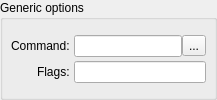
         <widget class="QGroupBox" name="generic_groupBox">
          <property name="sizePolicy">
           <sizepolicy hsizetype="Preferred" vsizetype="Maximum">
            <horstretch>0</horstretch>
            <verstretch>0</verstretch>
           </sizepolicy>
          </property>
          <property name="title">
           <string>Generic options</string>
          </property>
          <property name="expandable" stdset="0">
           <bool>true</bool>
          </property>
          <property name="xmlCategory" stdset="0">
           <string>generic</string>
          </property>
          <layout class="QFormLayout" name="generic_formLayout">
           <property name="labelAlignment">
            <set>Qt::AlignRight|Qt::AlignTrailing|Qt::AlignVCenter</set>
           </property>
           <property name="formAlignment">
            <set>Qt::AlignLeading|Qt::AlignLeft|Qt::AlignVCenter</set>
           </property>
           <property name="horizontalSpacing">
            <number>4</number>
           </property>
           <property name="verticalSpacing">
            <number>4</number>
           </property>
           <property name="leftMargin">
            <number>8</number>
           </property>
           <property name="topMargin">
            <number>8</number>
           </property>
           <property name="rightMargin">
            <number>8</number>
           </property>
           <property name="bottomMargin">
            <number>8</number>
           </property>
           <item row="0" column="0">
            <widget class="QLabel" name="command_label">
             <property name="text">
              <string>Command:</string>
             </property>
            </widget>
           </item>
           <item row="1" column="0">
            <widget class="QLabel" name="flags_label">
             <property name="text">
              <string>Flags:</string>
             </property>
            </widget>
           </item>
           <item row="0" column="1">
            <widget class="QFrame" name="command_frame">
             <property name="lineWidth">
              <number>0</number>
             </property>
             <layout class="QHBoxLayout" name="command_horizontalLayout">
              <property name="spacing">
               <number>0</number>
              </property>
              <property name="leftMargin">
               <number>0</number>
              </property>
              <property name="topMargin">
               <number>0</number>
              </property>
              <property name="rightMargin">
               <number>0</number>
              </property>
              <property name="bottomMargin">
               <number>0</number>
              </property>
              <item>
               <widget class="QLineEdit" name="command_lineEdit">
                <property name="toolTip">
                 <string>&lt;html&gt;&lt;head/&gt;&lt;body&gt;&lt;p&gt;Path to the command executable.&lt;/p&gt;&lt;/body&gt;&lt;/html&gt;</string>
                </property>
                <property name="text">
                 <string/>
                </property>
                <property name="xmlTag" stdset="0">
                 <string>command</string>
                </property>
               </widget>
              </item>
              <item>
               <widget class="QToolButton" name="commandBrowse_toolButton">
                <property name="text">
                 <string>...</string>
                </property>
                <property name="iconSize">
                 <size>
                  <width>15</width>
                  <height>15</height>
                 </size>
                </property>
                <property name="toolButtonStyle">
                 <enum>Qt::ToolButtonIconOnly</enum>
                </property>
                <property name="noBackground" stdset="0">
                 <bool>false</bool>
                </property>
                <property name="attach" stdset="0">
                 <bool>true</bool>
                </property>
               </widget>
              </item>
             </layout>
            </widget>
           </item>
           <item row="1" column="1">
            <widget class="QFrame" name="flags_frame">
             <property name="lineWidth">
              <number>0</number>
             </property>
             <layout class="QHBoxLayout" name="flags_horizontalLayout">
              <property name="spacing">
               <number>4</number>
              </property>
              <property name="leftMargin">
               <number>0</number>
              </property>
              <property name="topMargin">
               <number>0</number>
              </property>
              <property name="rightMargin">
               <number>0</number>
              </property>
              <property name="bottomMargin">
               <number>0</number>
              </property>
              <item>
               <widget class="QLineEdit" name="flags_lineEdit">
                <property name="toolTip">
                 <string>&lt;html&gt;&lt;head/&gt;&lt;body&gt;&lt;p&gt;Allows additional command-line flags to be specified.&lt;/p&gt;&lt;/body&gt;&lt;/html&gt;</string>
                </property>
                <property name="text">
                 <string/>
                </property>
                <property name="xmlTag" stdset="0">
                 <string>flags</string>
                </property>
               </widget>
              </item>
             </layout>
            </widget>
           </item>
          </layout>
         </widget>
